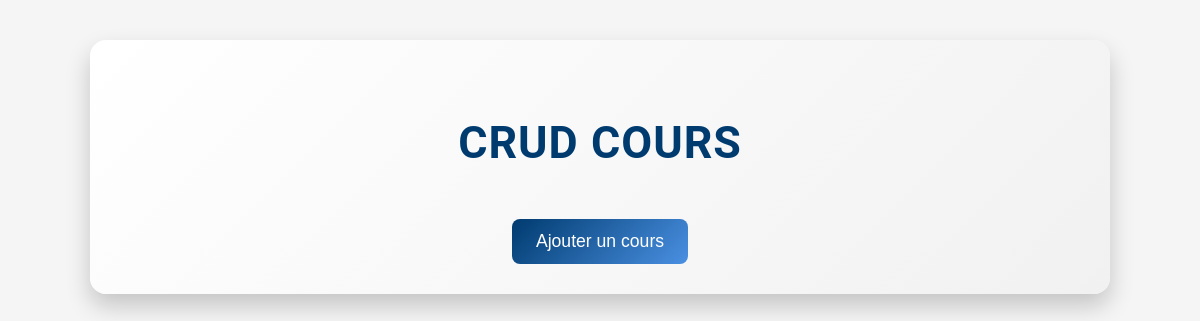
/vue/vue.cours.php, run on an earlier commit of the app's database.
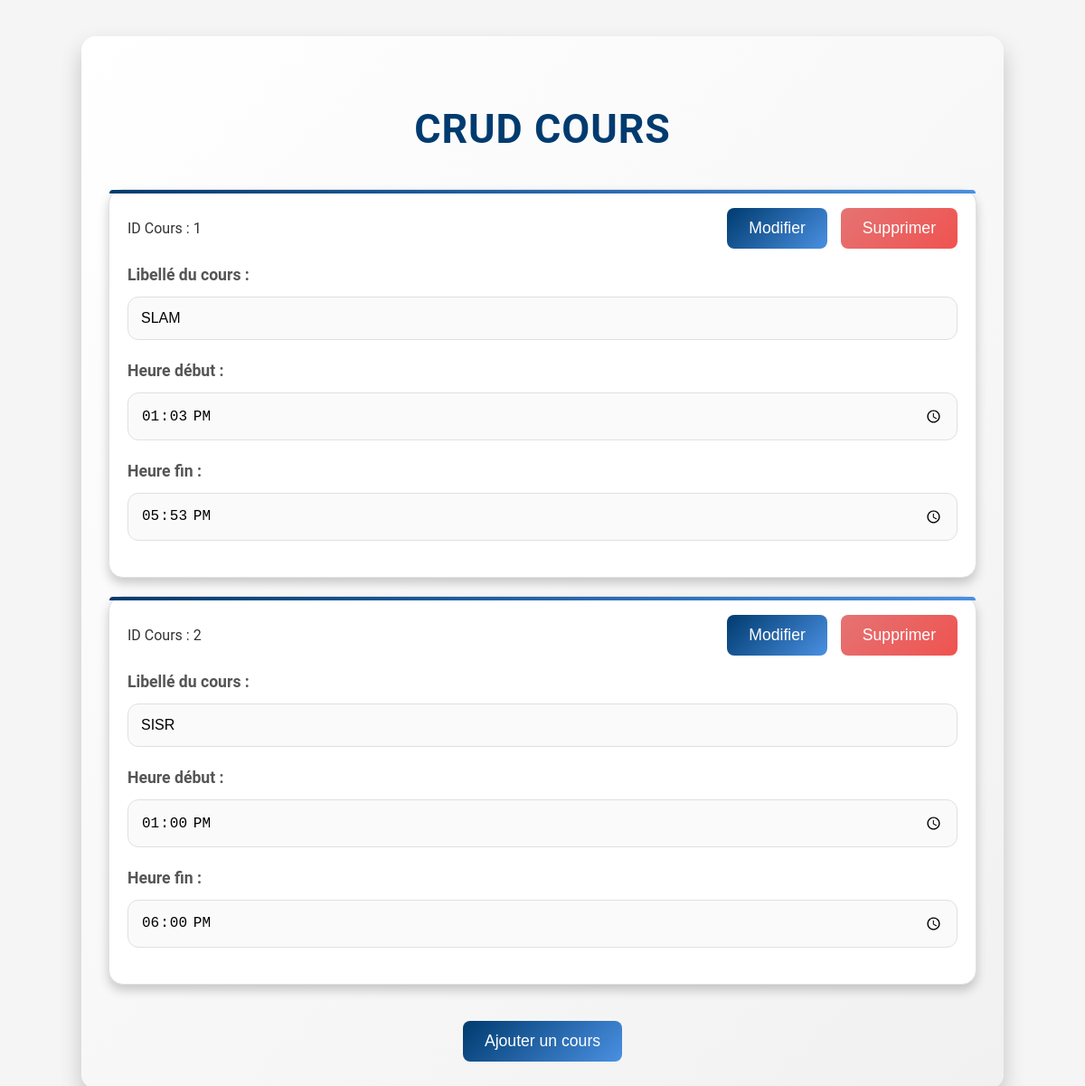
And on a later commit of the database.
### tables this page shows
CREATE TABLE `cours` (
  `idcours` int(11) NOT NULL,
  `libcours` varchar(50) NOT NULL,
  `hdebut` time NOT NULL,
  `hfin` time NOT NULL,
  `jour` varchar(30) NOT NULL,
  `supprime` tinyint(1) DEFAULT 0
);

### class/class.cours.php (called while the page is built, shortened)
<?php
class Cours {
    private $idcours;
    private $libcours;
    private $hdebut;
    private $hfin;
    public function __construct($idco = null, $libc = null, $hd = null, $hf = null) {
        $this->idcours = $idco;
        $this->libcours = $libc;
        $this->hdebut = $hd;
        $this->hfin = $hf;
    }
    public function getidcours() {
        return $this->idcours;
    }
    public function getlibcours() {
        return $this->libcours;
    }
    public function gethdebut() {
        return $this->hdebut;
    }
    public function gethfin() {
        return $this->hfin;
    }
    public function CoursAll(){
        $con = connexionPDO();
        $sql = "SELECT * FROM cours;";
        $executesql = $con->prepare($sql);
        $executesql->execute();
        $resultat = $executesql->fetchAll();
        return $resultat;
    }
}
?>

### vue/vue.cours.php (the view, shortened to what this page needs)
<?php
include '../class/class.cours.php';
$ocours = new Cours("", "", "", "");
$reqcours = $ocours->CoursAll();
?>
<!DOCTYPE html>
<html lang="fr">
<head>
    <link rel="stylesheet" href="../css/style.css">
</head>
<body>
<div class="container">
    <h2>CRUD Cours</h2>
    <?php
    $i = 0;
    foreach($reqcours as $unreqcours) {
        if ($reqcours [$i]['supprime'] == '0') {
            $unreqcours = new Cours($reqcours[$i]["idcours"],$reqcours[$i]["libcours"],$reqcours[$i]["hdebut"],$reqcours[$i]["hfin"]);
    ?>
        <form name="modifier" action="traitement.cours.php" method="POST" class="entry">
            <div class="form-header">
            <span>ID Cours : <?php echo $unreqcours->getidcours(); ?></span>
                <div class="form-buttons">
                    <button class="btn-primary" type="submit" name="modifier">Modifier</button>
                    <button class="btn-danger" type="submit" name="supprimer">Supprimer</button>
                </div>
            </div>
            <div class="form-group">
                <label for="libcours-<?php echo $i; ?>">Libellé du cours :</label>
                <input type="text" id="libcours-<?php echo $i; ?>" name="libcours" value="<?php echo $unreqcours->getlibcours(); ?>"required>
            </div>
            <div class="form-group">
                <label for="hdebut-<?php echo $i; ?>">Heure début :</label>
                <input type="time" id="hdebut-<?php echo $i; ?>" name="hdebut" value="<?php echo $unreqcours->gethdebut(); ?>"required>
            </div>
            <div class="form-group">
                <label for="hfin-<?php echo $i; ?>">Heure fin :</label>
                <input type="time" id="hfin-<?php echo $i; ?>" name="hfin" value="<?php echo $unreqcours->gethfin(); ?>"required>
            </div>
        </form>
    <?php
        }
        $i++;
    }
    ?>
    <div class="center-button">
        <button class="btn-primary" onclick="toggleForm()">Ajouter un cours</button>
    </div>
</div>
</body>
</html>

What changed in the data, as far as the page shows it:
added cours: idcours "1", libcours "SLAM", hdebut "13:03:00", hfin "17:53:00"
added cours: idcours "2", libcours "SISR", hdebut "13:00:00", hfin "18:00:00"
